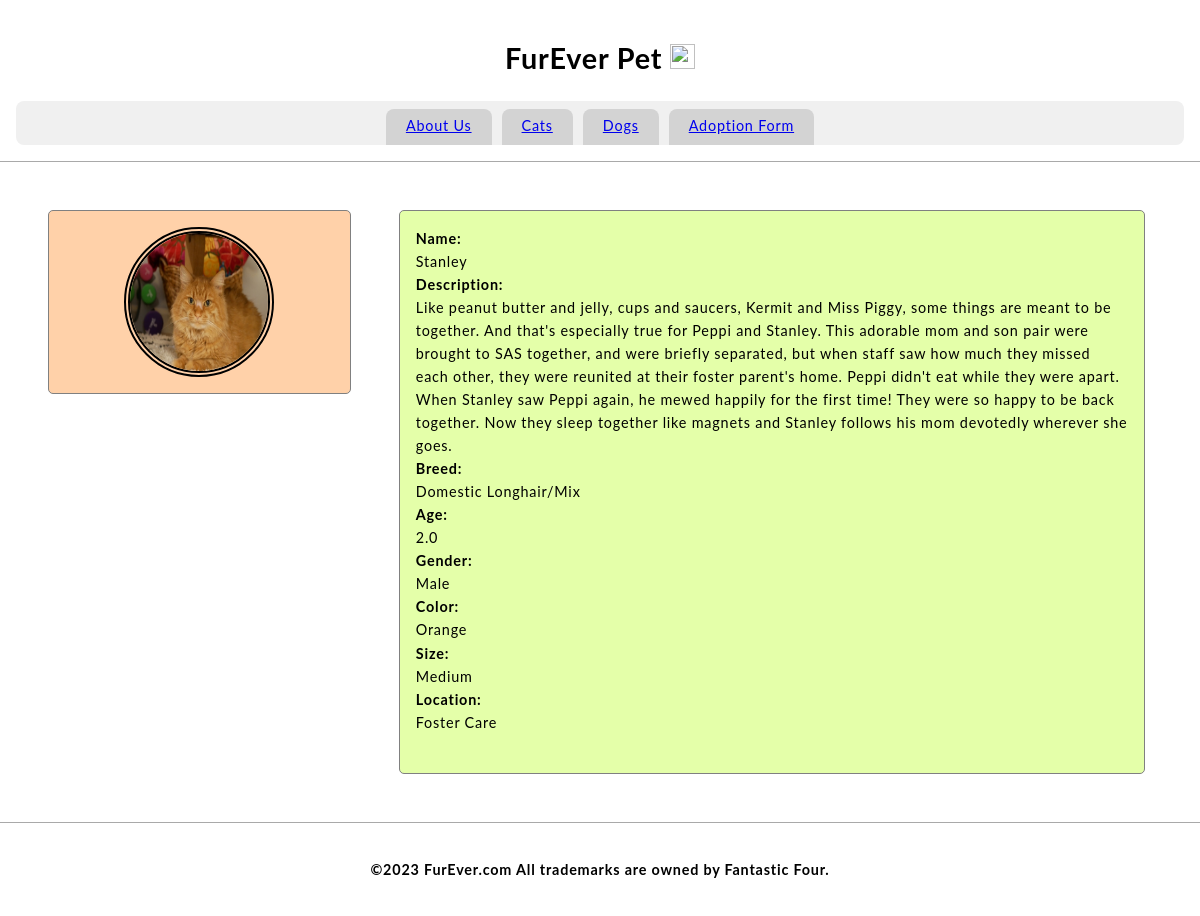
/cat_52072231, run on the app's committed database.
### tables this page shows
CREATE TABLE Cat(id int, name varchar(45), description varchar(1000), breed varchar(20), age float, gender varchar(10),color varchar(10),size varchar(10), location varchar(10), primary key (id));

### Furever.py (the view)
@app.route('/cat_52072231')
def cat_5207():
    c.execute("SELECT name, description, breed, age, gender, color, size, location FROM Cat")
    myresult = c.fetchall()[2]
    name, description, breed, age, gender, color, size, location = myresult
    return render_template('cat_52072231.html',name=name, description=description, breed=breed, age=age, gender=gender, color=color,size=size, location=location)

### prefix.py (called while the page is built)
    def __call__(self, environ, start_response):
        return self.app(environ, start_response)

### templates/cat_52072231.html (shortened to what this page needs)
<!DOCTYPE>
<html>
    <head>
        <link href="static/style.css" type="text/css" rel="stylesheet"/>
    </head>
    <body>
        <header>
            <h1 class="title">FurEver Pet <img src="static/logo.png" width=25px height=25px/></h1>
            <nav>
                <a class="nav-anchor" href="aboutus">About Us</a>
                <a class="nav-anchor" href="cats">Cats</a>
                <a class="nav-anchor" href="dogs">Dogs</a>
                <a class="nav-anchor" href="adoptionform">Adoption Form</a>
            </nav>
        </header>
        <main>
            <aside>
                <div class="aside-div">
                    <img src="52072231.jpg"/ width= 150px height = 150px>
                </div>
            </aside>
            <section>
                <article class="article-div">
                    <b>Name:</b>
                    <br>
                    {{name}}
                    <br>
                    <b>Description:</b>
                    <br>
                    {{description}}
                    <br>
                    <b>Breed:</b>
                    <br>
                    {{breed}}
                    <br>
                    <b>Age:</b>
                    <br>
                    {{age}}
                    <br>
                    <b>Gender:</b>
                    <br>
                    {{gender}}
                    <br>
                    <b>Color:</b>
                    <br>
                    {{color}}
                    <br>
                    <b>Size:</b>
                    <br>
                    {{size}}
                    <br>
                    <b>Location:</b>
                    <br>
                    {{location}}
                    <br>
                    <br>
                </article>
            </section>
        </main>
        <footer>
            <h4 class="title">©2023 FurEver.com All trademarks are owned by Fantastic Four.</h4>
        </footer>
    </body>
</html>

### static/style.css (style rules this page uses)
* { box-sizing: border-box; }
body { height: 100vh; width: 100vw; display: flex; flex-direction: column; font-family: 'Lato', sans-serif; margin: 0; font-size: 0.9rem; line-height: 1.6; letter-spacing: 0.05rem; }
header { justify-content: center; background-color: #C2CADO; padding: 1rem; }
.title { text-align: center; background-color: white; }
nav { background-color: #F0F0F0; display: flex; justify-content: center; border-radius: 0.5rem; padding-top: 0.5rem; }
nav a { cursor:pointer; background-color:lightgray; margin: 0 5px; padding:5px 20px; border-bottom: 0.2rem solid lightgray; border-top-left-radius: 0.5rem; border-top-right-radius: 0.5rem; }
main { padding: 1rem; background-color: white; overflow-y: auto; display: flex; #flex-direction: column; justify-content: center; align-items: start; border-top:solid 1px darkgray; border-bottom:solid 1px darkgray; }
aside { width: 30vw; display: flex; flex-direction: column; justify-content: space-evenly; padding: 1rem; }
.aside-div { background-color: #FFD1A9; min-height: 150px; margin: 1rem; width: 95%; overflow-y: auto; padding:1rem; border-radius:5px; border:1px solid gray; display: flex; justify-content: center; align-items: center; }
.aside-div img { border-radius: 75px; border: 6px double; }
section { width: 70vw; display: flex; flex-direction: column; justify-content: space-evenly; padding: 1rem; }
.article-div { background-color: #E4FFA9; min-height: 150px; margin: 1rem; width: 95%; overflow-y: auto; padding:1rem; border-radius:5px; border:1px solid gray; }
footer { #position: fixed; #bottom: 0; background-color: white; justify-content: center; padding: 1rem; width: 100%; }

### data on the page
Cat: name "Stanley", description "Like peanut butter and jelly, cups and saucers, Kermit and Miss Piggy, some things are meant to be together. And that's especially true for Peppi and Stanley. This adorable mom and son pair were brought to SAS together, and were briefly separated, but when staff saw how much they missed each other, they were reunited at their foster parent's home. Peppi didn't eat while they were apart. When Stanley saw Peppi again, he mewed happily for the first time! They were so happy to be back together. Now they sleep together like magnets and Stanley follows his mom devotedly wherever she goes.", breed "Domestic Longhair/Mix", age "2.0", gender "Male", color "Orange", size "Medium", location "Foster Care"
